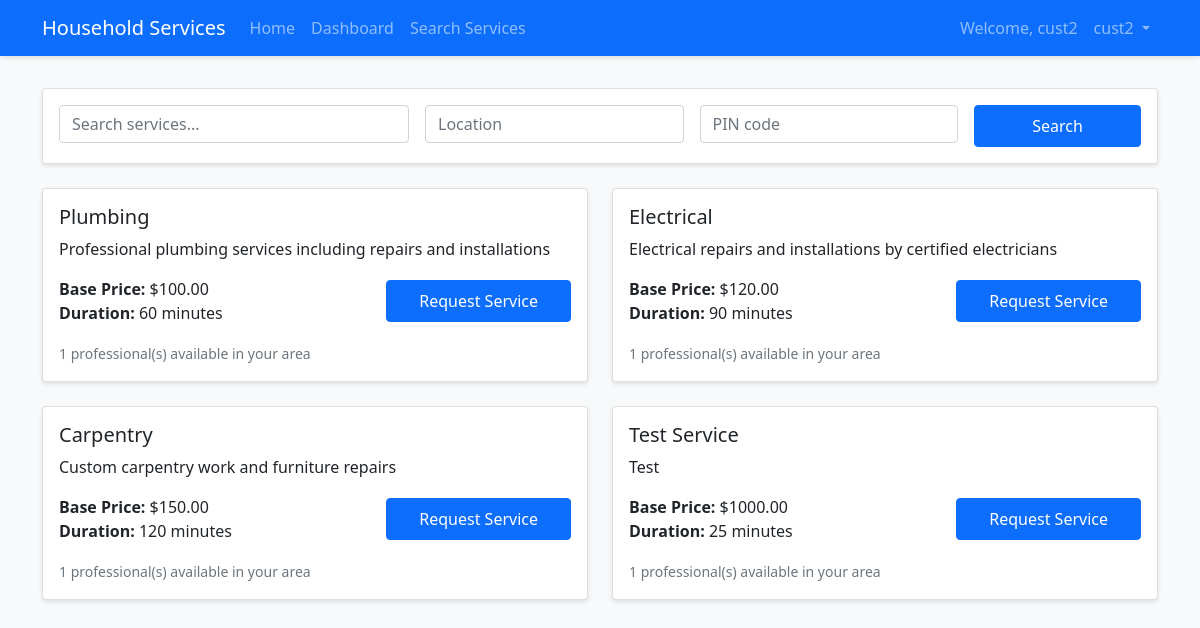
Screenshot of /customer/services/search (signed in) with the database file from the repository.
### app/models/user.py (models this page shows, shortened)
class User(UserMixin, db.Model):
    __tablename__ = 'users'
    id = db.Column(db.Integer, primary_key=True)
    email = db.Column(db.String(120), unique=True, nullable=False)
    username = db.Column(db.String(80), unique=True, nullable=False)
    password_hash = db.Column(db.String(128))
    role = db.Column(db.String(20), nullable=False)
    date_created = db.Column(db.DateTime, default=datetime.utcnow)
    is_active = db.Column(db.Boolean, default=True)
    is_blocked = db.Column(db.Boolean, default=False)
    block_reason = db.Column(db.Text)
    blocked_at = db.Column(db.DateTime)
    warning_count = db.Column(db.Integer, default=0)
    last_warning_at = db.Column(db.DateTime)
    description = db.Column(db.Text)
    service_type_id = db.Column(db.Integer, db.ForeignKey('services.id'))
    experience = db.Column(db.Integer)
    location = db.Column(db.String(100))
    pin_code = db.Column(db.String(10))
    service_requests_customer = db.relationship('ServiceRequest',
                                              backref='customer',
                                              foreign_keys='ServiceRequest.customer_id')
    service_requests_professional = db.relationship('ServiceRequest',
                                                  backref='professional',
                                                  foreign_keys='ServiceRequest.professional_id')
    reviews_given = db.relationship('Review',
                                  foreign_keys='Review.customer_id',
                                  backref='customer')
    reviews_received = db.relationship('Review',
                                     foreign_keys='Review.professional_id',
                                     backref='professional')

### app/models/service.py (models this page shows)
class Service(db.Model):
    __tablename__ = 'services'
    id = db.Column(db.Integer, primary_key=True)
    name = db.Column(db.String(100), nullable=False)
    base_price = db.Column(db.Float, nullable=False)
    time_required = db.Column(db.Integer)
    description = db.Column(db.Text)
    date_created = db.Column(db.DateTime, default=datetime.utcnow)
    is_active = db.Column(db.Boolean, default=True)
    professionals = db.relationship('User', backref='service_type')
    service_requests = db.relationship('ServiceRequest', backref='service')

### app/views/customer.py (the view, shortened to what this page needs)
@bp.route('/services/search')
@login_required
@customer_required
def search_services():
    query = request.args.get('q', '')
    location = request.args.get('location', '')
    pin_code = request.args.get('pin_code', '')
    services = Service.query.filter_by(is_active=True)
    services = services.all()
    service_professionals = {}
    for service in services:
        professionals = User.query.filter_by(
            role='professional',
            is_active=True,
            service_type_id=service.id
        )
        if location or pin_code:
            if pin_code:
                professionals = professionals.filter_by(pin_code=pin_code)
            if location:
                professionals = professionals.filter(User.location.ilike(f'%{location}%'))
        service_professionals[service.id] = professionals.all()
    return render_template('customer/search_services.html',
                         services=services,
                         service_professionals=service_professionals,
                         query=query,
                         location=location,
                         pin_code=pin_code)

### app/models/user.py (called while the page is built)
@login_manager.user_loader
def load_user(id):
    return User.query.get(int(id))

### app/views/customer.py (called while the page is built)
def customer_required(f):
    @wraps(f)
    def decorated_function(*args, **kwargs):
        if not current_user.is_authenticated or current_user.role != 'customer':
            flash('You need to be a customer to access this page.')
            return redirect(url_for('main.index'))
        return f(*args, **kwargs)
    return decorated_function

### app/templates/customer/search_services.html (shortened to what this page needs)
{% extends "base.html" %}
{% block content %}
<div class="row mb-4">
    <div class="col-md-12">
        <div class="card">
            <div class="card-body">
                <form method="GET" class="row g-3">
                    <div class="col-md-4">
                        <input type="text" class="form-control" name="q" placeholder="Search services..."
                               value="{{ query }}">
                    </div>
                    <div class="col-md-3">
                        <input type="text" class="form-control" name="location" placeholder="Location"
                               value="{{ location }}">
                    </div>
                    <div class="col-md-3">
                        <input type="text" class="form-control" name="pin_code" placeholder="PIN code"
                               value="{{ pin_code }}">
                    </div>
                    <div class="col-md-2">
                        <button type="submit" class="btn btn-primary w-100">Search</button>
                    </div>
                </form>
            </div>
        </div>
    </div>
</div>
<div class="row">
    {% for service in services %}
    <div class="col-md-6 mb-4">
        <div class="card h-100">
            <div class="card-body">
                <h5 class="card-title">{{ service.name }}</h5>
                <p class="card-text">{{ service.description }}</p>
                <div class="d-flex justify-content-between align-items-center">
                    <div>
                        <p class="mb-0"><strong>Base Price:</strong> ${{ "%.2f"|format(service.base_price) }}</p>
                        <p class="mb-0"><strong>Duration:</strong> {{ service.time_required }} minutes</p>
                    </div>
                    {% if service_professionals.get(service.id) %}
                    <a href="{{ url_for('customer.create_service_request', service_id=service.id) }}"
                       class="btn btn-primary">Request Service</a>
                    {% else %}
                    <button class="btn btn-secondary" disabled>No Available Professionals</button>
                    {% endif %}
                </div>
                {% if service_professionals.get(service.id) %}
                <div class="mt-3">
                    <small class="text-muted">
                        {{ service_professionals[service.id]|length }} professional(s) available in your area
                    </small>
                </div>
                {% endif %}
            </div>
        </div>
    </div>
    {% endfor %}
</div>
{% endblock %}

### app/templates/base.html (shortened to what this page needs)
<!DOCTYPE html>
<html lang="en">
<head>
    <link href="https://cdn.jsdelivr.net/npm/bootstrap@5.1.3/dist/css/bootstrap.min.css" rel="stylesheet">
    <link rel="stylesheet" href="{{ url_for('static', filename='css/style.css') }}">
</head>
<body>
    <nav class="navbar navbar-expand-lg navbar-dark bg-primary">
        <div class="container">
            <a class="navbar-brand" href="{{ url_for('main.index') }}">Household Services</a>
            <div class="collapse navbar-collapse" id="navbarNav">
                <ul class="navbar-nav me-auto">
                    <li class="nav-item">
                        <a class="nav-link" href="{{ url_for('main.index') }}">Home</a>
                    </li>
                    {% if current_user.is_authenticated %}
                        {% if current_user.role == 'admin' %}
                            <li class="nav-item">
                                <a class="nav-link" href="{{ url_for('admin.dashboard') }}">Dashboard</a>
                            </li>
                            <li class="nav-item">
                                <a class="nav-link" href="{{ url_for('admin.manage_services') }}">Services</a>
                            </li>
                            <li class="nav-item">
                                <a class="nav-link" href="{{ url_for('admin.manage_users') }}">Users</a>
                            </li>
                        {% else %}
                            <li class="nav-item">
                                <a class="nav-link" href="{{ url_for('customer.dashboard') }}">Dashboard</a>
                            </li>
                            <li class="nav-item">
                                <a class="nav-link" href="{{ url_for('customer.search_services') }}">Search Services</a>
                            </li>
                        {% endif %}
                    {% endif %}
                </ul>
                <ul class="navbar-nav">
                    {% if current_user.is_authenticated %}
                        <li class="nav-item">
                            <span class="nav-link">Welcome, {{ current_user.username }}</span>
                        </li>
                        <li class="nav-item dropdown">
                            <a class="nav-link dropdown-toggle" href="#" id="userDropdown" role="button"
                               data-bs-toggle="dropdown" aria-expanded="false">
                                {{ current_user.username }}
                            </a>
                        </li>
                    {% endif %}
                </ul>
            </div>
        </div>
    </nav>
    <div class="container mt-4">
        {% block content %}{% endblock %}
    </div>
</body>
</html>

### app/static/css/style.css (style rules this page uses)
body { background-color: #f8f9fa; min-height: 100vh; }
.navbar { margin-bottom: 2rem; box-shadow: 0 2px 4px rgba(0,0,0,0.1); }
.card { box-shadow: 0 2px 4px rgba(0,0,0,0.1); }
.btn-primary { padding: 0.5rem 2rem; }

### rows the page displays
User: username "cust2"
Service: name "Plumbing", description "Professional plumbing services including repairs and installations", base_price "100.00", time_required "60", service_professionals "1"
Service: name "Electrical", description "Electrical repairs and installations by certified electricians", base_price "120.00", time_required "90", service_professionals "1"
Service: name "Carpentry", description "Custom carpentry work and furniture repairs", base_price "150.00", time_required "120", service_professionals "1"
Service: name "Test Service", description "Test", base_price "1000.00", time_required "25", service_professionals "1"
